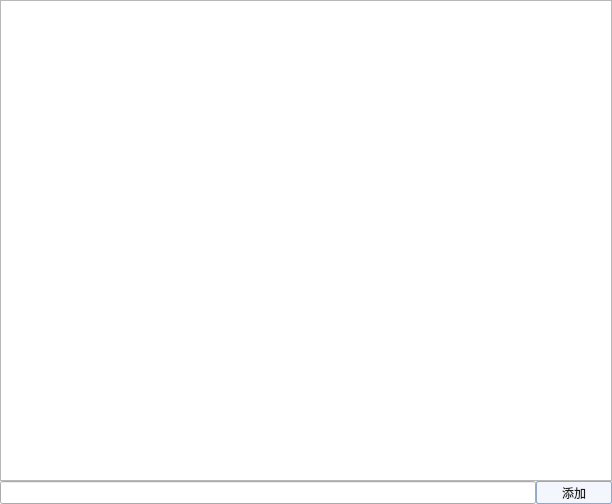
<?xml version="1.0" encoding="UTF-8"?>
<ui version="4.0">
 <class>ControlStripClass</class>
 <widget class="QWidget" name="ControlStripClass">
  <property name="geometry">
   <rect>
    <x>0</x>
    <y>0</y>
    <width>612</width>
    <height>504</height>
   </rect>
  </property>
  <property name="windowTitle">
   <string>ControlStrip</string>
  </property>
  <layout class="QVBoxLayout" name="verticalLayout">
   <property name="spacing">
    <number>0</number>
   </property>
   <property name="leftMargin">
    <number>0</number>
   </property>
   <property name="topMargin">
    <number>0</number>
   </property>
   <property name="rightMargin">
    <number>0</number>
   </property>
   <property name="bottomMargin">
    <number>0</number>
   </property>
   <item>
    <widget class="QListWidget" name="ListW_OrderList"/>
   </item>
   <item>
    <layout class="QHBoxLayout" name="horizontalLayout">
     <property name="spacing">
      <number>0</number>
     </property>
     <property name="sizeConstraint">
      <enum>QLayout::SetDefaultConstraint</enum>
     </property>
     <property name="rightMargin">
      <number>0</number>
     </property>
     <item>
      <widget class="LineEditModify" name="LE_Order">
       <property name="sizePolicy">
        <sizepolicy hsizetype="Expanding" vsizetype="Preferred">
         <horstretch>0</horstretch>
         <verstretch>0</verstretch>
        </sizepolicy>
       </property>
      </widget>
     </item>
     <item>
      <widget class="QPushButton" name="PB_AddOrder">
       <property name="styleSheet">
        <string notr="true">width: 74px;
height: 21px;
background: #F3F7FD;
border: 1px solid #92A8C6;
border-radius: 2px;

font-size: 12px;
font-family: Microsoft YaHei;
font-weight: 400;
color: #1A1A1A;
line-height: 60px;</string>
       </property>
       <property name="text">
        <string>添加</string>
       </property>
      </widget>
     </item>
    </layout>
   </item>
  </layout>
 </widget>
 <layoutdefault spacing="6" margin="11"/>
 <customwidgets>
  <customwidget>
   <class>LineEditModify</class>
   <extends>QLineEdit</extends>
   <header>lineeditmodify.h</header>
  </customwidget>
 </customwidgets>
 <resources/>
 <connections/>
</ui>
